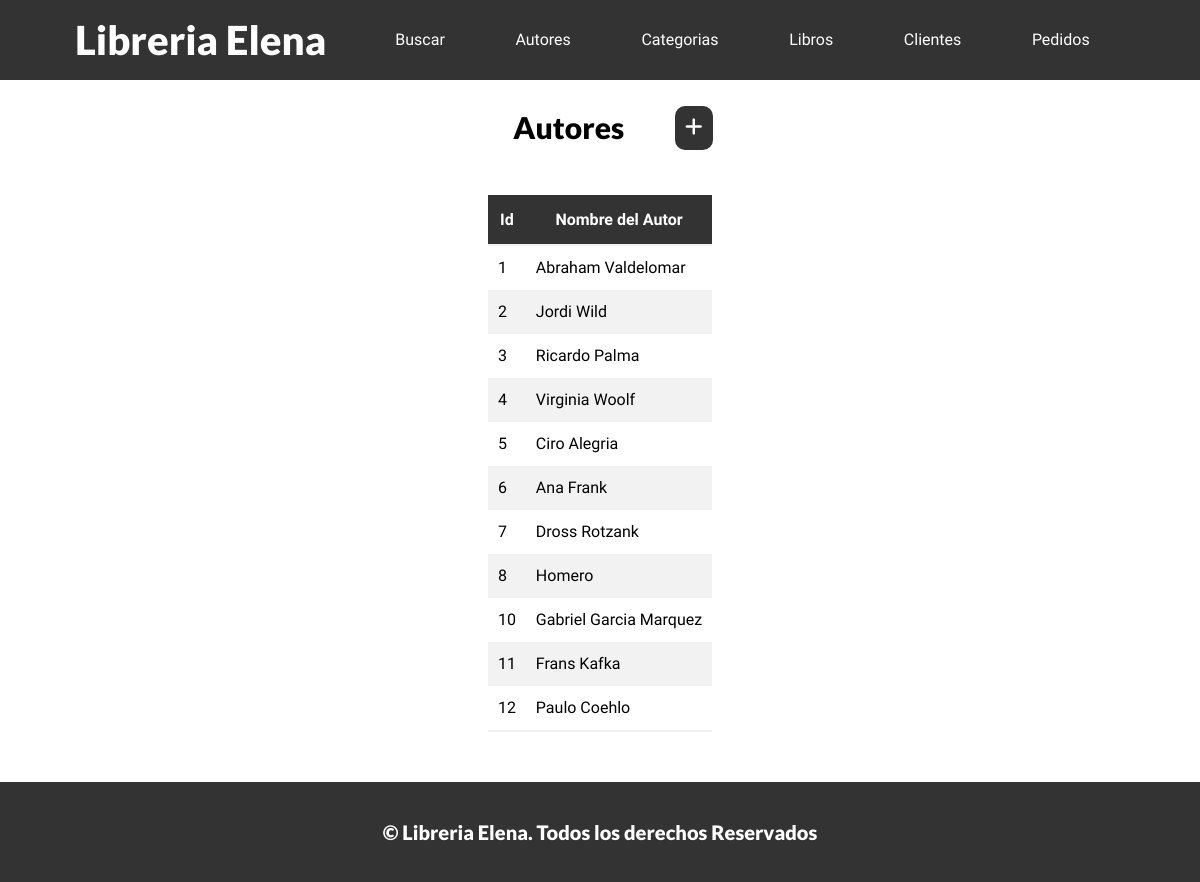
The page /autores/ on the database its author committed.
### appLibros/models.py (models this page shows, shortened)
class Autor(models.Model):
    nombre = models.CharField(max_length=100)
    biografia = models.TextField()

### appLibros/views.py (the view)
# urls.py: path('autores/', autores, name='autores'),
def autores(request):
    autores = Autor.objects.all()
    return render(request, 'autores.html', {
        'autores': autores,
    })

### appLibros/templates/autores.html
{% extends 'index.html' %}
{% block contenido %}
<main class="contenedor">
    <div class="titulo-tabla">
        <h2>Autores</h2>
        <a href="{% url 'autor_form' %}" class="btn">
            <i class="fa fa-lg fa-plus" ></i>
        </a>
    </div>
    <table>
        <thead>
            <tr>
                <th>Id</th>
                <th>Nombre del Autor</th>
            </tr>
        </thead>
        <tbody>
            {% for a in autores %}
            <tr>
                <td>{{a.id}}</td>
                <td>{{a.nombre}}</td>
            </tr>
            {% endfor %}
        </tbody>
    </table>
</main>
{% endblock contenido %}

### appLibros/templates/index.html (shortened to what this page needs)
<!DOCTYPE html>
<html lang="es">
<head>
    {% load static %}
    <link rel="stylesheet" href="{% static 'css/normalize.css' %}">
    <link rel="stylesheet" href="{% static 'css/styles.css' %}">
    <link rel="stylesheet" href="https://cdnjs.cloudflare.com/ajax/libs/font-awesome/6.4.0/css/all.min.css">
</head>
<body>
    <header>
        <div class="contenedor-header">
            <a href="{% url 'home' %}">
                <h1>Libreria Elena</h1>
            </a>
            <nav class="navegacion">
                <a class="btn" href="{% url 'buscar' %}">Buscar</a>
                <a class="btn" href="{% url 'autores' %}">Autores</a>
                <a class="btn" href="{% url 'categorias' %}">Categorias</a>
                <a class="btn" href="{% url 'libros' %}">Libros</a>
                <a class="btn" href="{% url 'clientes' %}">Clientes</a>
                <a class="btn" href="{% url 'pedidos' %}">Pedidos</a>
            </nav>
        </div>
    </header>
    {% block contenido %}{% endblock contenido%}
    <footer>
        <div class="contenedor-footer">
            <h3 class="copyright">© Libreria Elena. Todos los derechos Reservados</h3>
        </div>
    </footer>
</body>
</html>

### appLibros/static/css/styles.css (style rules this page uses)
html { box-sizing: border-box; font-size: 62.5%; }
*, *:before, *:after { box-sizing: inherit; }
:root { --plomo: #333333; --plomo_btn: #515151; --fuentePrincipal: 'Roboto', sans-serif; --fuenteSecundaria: 'Lato', sans-serif; --separacion: 5rem; }
body { font-family: var(--fuentePrincipal); font-size: 1.6rem; line-height: 1.5; height: 100%; display: flex; flex-direction: column; min-height: 100vh; }
main { flex: 1; }
.contenedor { max-width: 120rem; width: 90%; margin: 0 auto; padding-bottom: 2rem; }
h1, h2, h3 { font-weight: 900; font-family: var(--fuenteSecundaria); margin: calc(var(--separacion) / 2) 0; }
h1 { font-size: 4rem; color: white; margin: 1rem 0; }
h2 { font-size: 3rem; }
h3 { font-size: 2rem; }
.contenedor-header { display: grid; grid-template-columns: 1fr 3fr; column-gap: 3rem; padding: 0 calc(var(--separacion)*1.5); background-color: #333333; margin: 0 auto; }
.navegacion { display: flex; justify-content: space-around; align-items: center; }
a { text-decoration: none; color: white; }
.btn { background-color: var(--plomo); display: block; color: white; padding: 1rem; text-align: center; border: none; transition: background-color .3s ease-out; cursor: pointer; width: auto; border-radius: 1rem; }
.contenedor-footer { background-color: var(--plomo); height: 10rem; margin: 0 auto; display: flex; justify-content: center; align-items: center; }
.copyright { color: white; }
table { margin: 0 auto; max-width: 50 rem; border-collapse: collapse; margin-top: 2rem; margin-bottom: 3rem; }
thead { background-color: var(--plomo); color: white; }
th, td { padding: 1rem; }
tr:nth-child(even) { background-color: #f2f2f2; }
tr:last-child { border-bottom: 2px solid #f2f2f2; }
th { height: 5rem; }
.titulo-tabla { display: grid; margin: 0 auto; grid-template-columns: 3fr 1fr; max-width: 25rem; align-items: center; justify-items: center; }
.titulo-tabla a { max-width: 6rem; }

### rows shown on the page
Autor: id "1", nombre "Abraham Valdelomar"
Autor: id "2", nombre "Jordi Wild"
Autor: id "3", nombre "Ricardo Palma"
Autor: id "4", nombre "Virginia Woolf"
Autor: id "5", nombre "Ciro Alegria"
Autor: id "6", nombre "Ana Frank"
Autor: id "7", nombre "Dross Rotzank"
Autor: id "8", nombre "Homero"
Autor: id "10", nombre "Gabriel Garcia Marquez"
Autor: id "11", nombre "Frans Kafka"
Autor: id "12", nombre "Paulo Coehlo"
